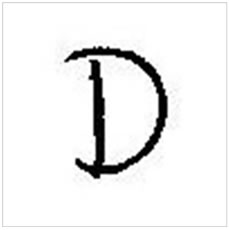
#> input picture D.jpg, 229 x 230 px, found by its file name
$ jupyter execute --allow-errors Handwritten_Character_Recognize.ipynb   (shell and % lines are left out)
#> lines starting #> are read from the running program, lines starting #| are printed output that depends on the picture; after the words box and inside, x2 and y2 are one past the last pixel; in counts of white or black regions, pixels touching at a corner belong together
[cell 1]
from google.colab import drive
drive.mount('/content/drive')

[cell 2]
import matplotlib.pyplot as plt
import cv2
import numpy as np
from keras.models import Sequential
from keras.layers import Dense, Flatten, Conv2D, MaxPool2D, Dropout
from keras.optimizers import SGD, Adam
from keras.callbacks import ReduceLROnPlateau, EarlyStopping
from keras.utils import to_categorical
import pandas as pd
import numpy as np
from sklearn.model_selection import train_test_split
from sklearn.utils import shuffle

#> (a cell that did not finish here is left out)

#> (a cell that did not finish here is left out)

#> (a cell that did not finish here is left out)

[cell 6]
word_dict = {0:'A',1:'B',2:'C',3:'D',4:'E',5:'F',6:'G',7:'H',8:'I',9:'J',10:'K',11:'L',12:'M',13:'N',14:'O',
             15:'P',16:'Q',17:'R',18:'S',19:'T',20:'U',21:'V',22:'W',23:'X', 24:'Y',25:'Z'}

#> (a cell that did not finish here is left out)

#> (a cell that did not finish here is left out)

#> (a cell that did not finish here is left out)

#> (a cell that did not finish here is left out)

#> (a cell that did not finish here is left out)

#> (a cell that did not finish here is left out)

[cell 13]
%cd /content/drive/MyDrive/ML_Projects/Handwritten_Character_Recognition
#> (the rest of this cell did not finish here and is left out)

#> (a cell that did not finish here is left out)

[cell 15]
fig, axes = plt.subplots(3,3, figsize=(8,9))
axes = axes.flatten()

#> (the rest of this cell did not finish here and is left out)

[cell 16]
img = cv2.imread('/content/drive/MyDrive/ML_Projects/Handwritten_Character_Recognition/D.jpg')
#> img is the input picture: shape (230, 229, 3); min 0, max 255, mean 238.4
img_copy = img.copy()

img = cv2.cvtColor(img, cv2.COLOR_BGR2RGB)
img = cv2.resize(img, (400,440))
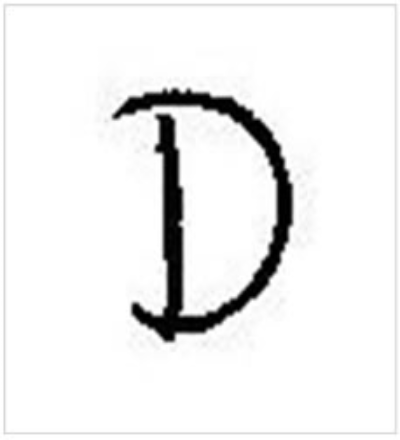
#> img: shape (440, 400, 3); min 0, max 255, mean 238.4

[cell 17]
img_copy = cv2.GaussianBlur(img_copy, (7,7), 0)
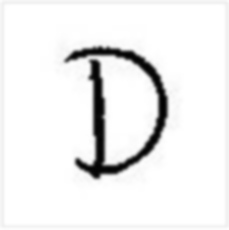
#> img_copy: shape (230, 229, 3); min 2, max 255, mean 238.3
img_gray = cv2.cvtColor(img_copy, cv2.COLOR_BGR2GRAY)
_, img_thresh = cv2.threshold(img_gray, 100, 255, cv2.THRESH_BINARY_INV)
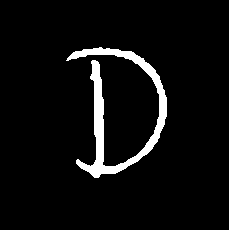
#> img_thresh: shape (230, 229); 5.3% white; 1 white region, box (x1, y1, x2, y2) and area: (66, 47, 167, 178) 2787

img_final = cv2.resize(img_thresh, (28,28))
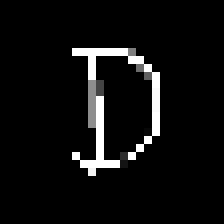
#> img_final: shape (28, 28) (shown 8 times larger); min 0, max 255, mean 14.4
img_final =np.reshape(img_final, (1,28,28,1))
